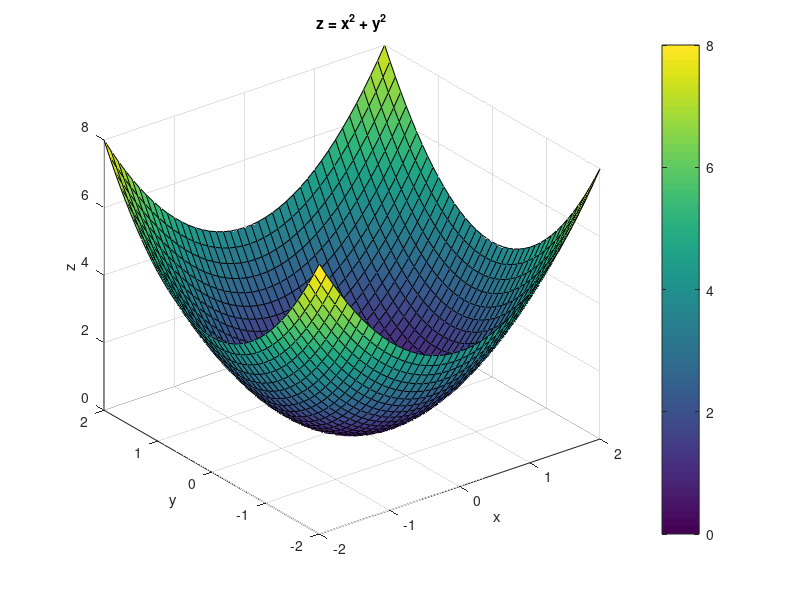
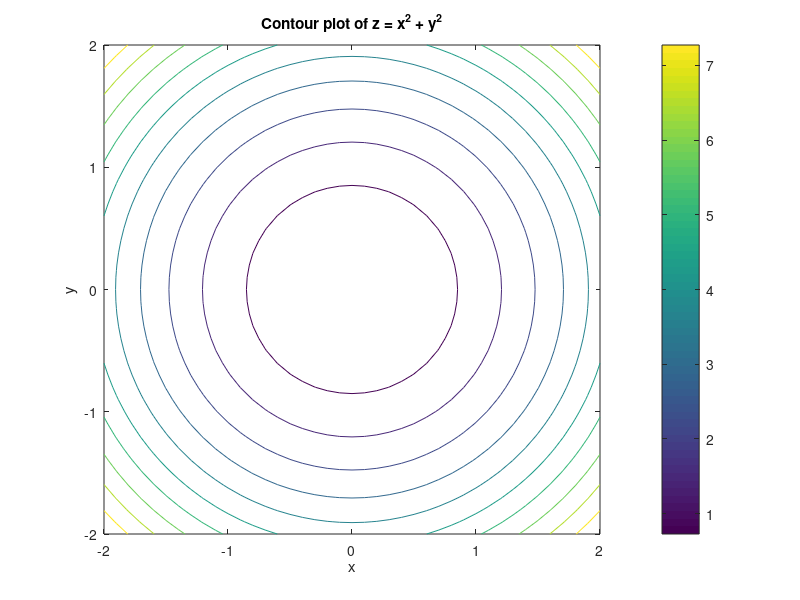

Here is the MATLAB script that generated these plots, in order: (Note: this script raises an error after producing the figures.)
clear;
clc;

f = @(x, y) x.^2 + y.^2;

v = -2:0.1:2;
[X, Y] = meshgrid(v);

Z = f(X, Y);

figure(1);
clf;
surf(X, Y, Z);

xlabel('x');
ylabel('y');
zlabel('z');
title('z = x^2 + y^2');
colorbar;

figure(2);
clf;
contour(X, Y, Z);

xlabel('x');
ylabel('y');
title('Contour plot of z = x^2 + y^2');
colorbar;

colormap('parula');
grid on;
